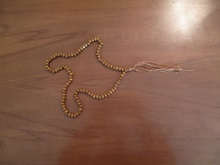
%> input picture tasbih.jpg, 220 x 165 px, shrunk from 1104 x 828 before the run
$ octave script.m   (GNU Octave 9; MATLAB toolbox functions it lacks are replaced by stand-ins)
%> lines starting %> are read from the running program, lines starting %| are printed output that depends on the picture
%%%%%%%%%%%%%%%%%%%
%% Shayan Fazeli %%
%% 91102171      %%
%%%%%%%%%%%%%%%%%%%

%preparing the script:
close all;
clear all;
clc;

%reading the picture, could be earth.jpg instead of tasbih:
img = (imread('tasbih.jpg'));
%> img is the input picture: size 165x220x3 uint8; mean R, G, B 134.7, 96.5, 78.3
%reading the layers, performing noise removal filter on them:
img(:,:,1) = medfilt2(img(:,:,1));
img(:,:,2) = medfilt2(img(:,:,2));
img(:,:,3) = medfilt2(img(:,:,3));
%sharpening the picture, making the "gradient holes" a little deeper
%in where they need to be:
%img = imsharpen(img);
img = im2double(img);
%> img: size 165x220x3 double
%computing the gradients:
[gx1, gy1] = gradient(img(:,:,1));
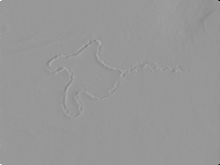
%> gx1: size 165x220 double; min -0.553, max 0.376, mean 0.000603; drawn with min black and max white
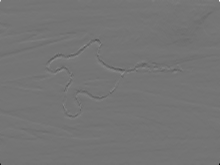
%> gy1: size 165x220 double; min -0.471, max 0.553, mean -0.00114; drawn with min black and max white
[gx2, gy2] = gradient(img(:,:,2));
[gx3, gy3] = gradient(img(:,:,3));
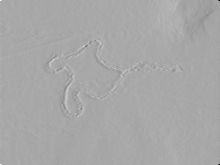
%> gx3: size 165x220 double; min -0.376, max 0.196, mean 0.000737; drawn with min black and max white
%and the cost defined by the gradients
g1 = sqrt(gx1.*gx1 + gy1.*gy1);
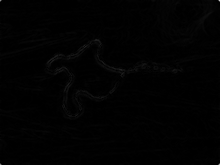
%> g1: size 165x220 double; min 0, max 0.782, mean 0.00781
g2 = sqrt(gx2.*gx2 + gy2.*gy2);
g3 = sqrt(gx3.*gx3 + gy3.*gy3);
%again some improvements will be done on the gradients...
mygradient = max(g1,g2);
mygradient = max(mygradient,g3);
mygradient = medfilt2(mygradient);
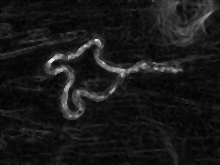
%> mygradient: size 165x220 double; min 0, max 0.098, mean 0.00952; drawn with min black and max white
mygradient = mygradient*255;
mygradient = mygradient*10;
%finally, showing the picture, asking the user to insert his points:
imshow(img);
hold on;
%> (the run ends here)
